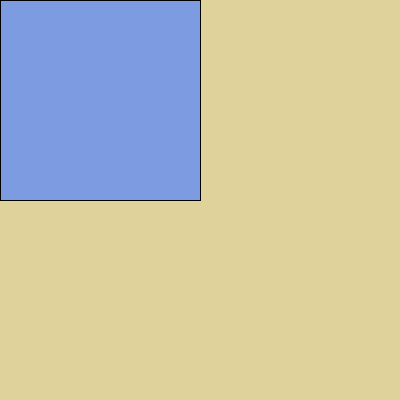
Frame 1 (no input)
Frame 60 (the mouse pressed at the canvas centre just before this capture): identical to frame 1, image omitted
Frame 120 (the mouse held since frame 60 and released just before this capture): blank canvas, image omitted

The Processing sketch that drew this single still picture (run headless with seeded random() and noise(); from frame 60 on, the mouse is pressed at the canvas centre):

// Processing sketch: processing_38523
// ── processing_38523.pde

//isolate an area of the interactive screen
void setup(){
  size(400,400);
}
void draw(){
  background(224,210,155);
  if(mouseX < 200 && mouseY < 200){
  fill(125,155,224);
  rect(0,0,200,200);
}
  if(mouseX <200 && mouseY > 200){
  fill(105,126,139);
  rect(0,200,200,200);
}
if(mouseX >200 && mouseY < 200){
  fill(75,50,139);
  rect(200,0,200,200);
}
if(mouseX >200 && mouseY > 200){
  fill(100,50,69);
  rect(200,200,200,200);
}
}
